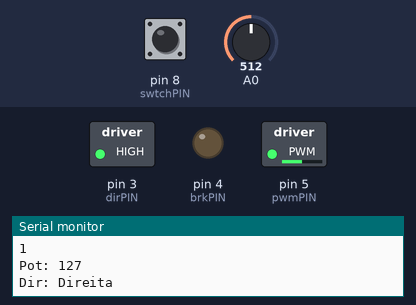
This sketch was run on a simulated Arduino Uno, built with avr-gcc and run on an emulated ATmega328P. Parts: switched loads named in the sketch (green lamp = pin HIGH), output pins drawn as LEDs (lit = HIGH), the last lines printed to the serial monitor. The inputs (shaded band) are chosen by the test bench; at power-on: pin 8 (swtchPIN) HIGH, A0 = 512.

Above: at 1.2 s.
1.3 s: pin 8 (swtchPIN) pulled LOW for 0.15 s
At 2.4 s:
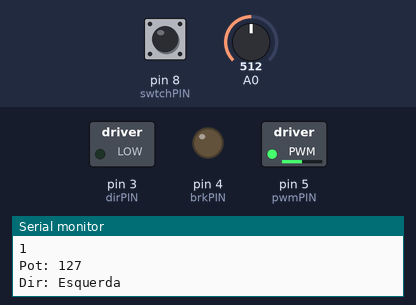
3.0 s: A0 set to 716
At 3.9 s:
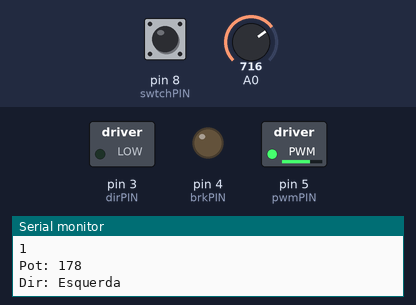
4.5 s: A0 set to 900
At 5.4 s:
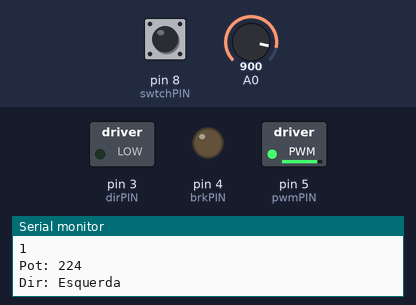
6.0 s: pin 8 (swtchPIN) pulled LOW for 1 s
At 7.9 s:
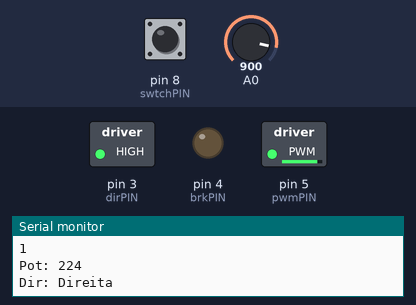
8.5 s: A0 set to 122
At 9.3 s:
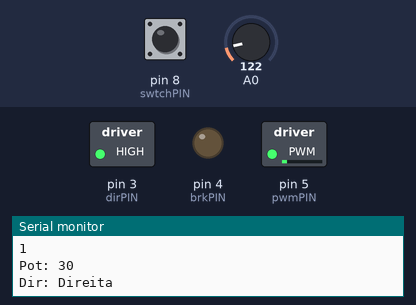
10.0 s: pin 8 (swtchPIN) pulled LOW for 0.15 s
At 10.9 s:
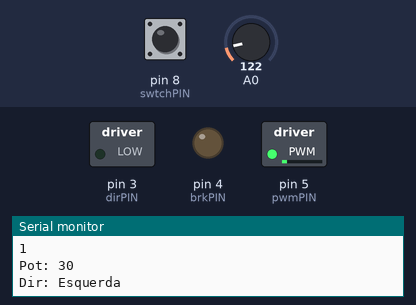
Timing chart, 0 to 12.6 s (numbered marks = the images above; inputs shaded):
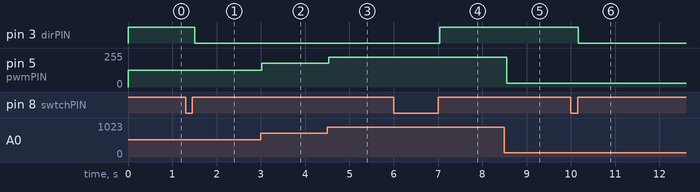

Measured:
- after the input at 1.3 s, pin 3 (dirPIN): HIGH → LOW after 0.21 s
- after the input at 3.0 s, pin 5 (pwmPIN): 127/255 → 178/255 at once
- after the input at 4.5 s, pin 5 (pwmPIN): 178/255 → 224/255 at once
- after the input at 6.0 s, pin 3 (dirPIN): LOW → HIGH after 1.0 s
- after the input at 8.5 s, pin 5 (pwmPIN): 224/255 → 30/255 after 0.05 s
- after the input at 10.0 s, pin 3 (dirPIN): HIGH → LOW after 0.16 s

The sketch:

DC_Motor_LMD18200.ino
```cpp
int dirPIN=3;
int pwmPIN=5;
int brkPIN=4;
int swtchPIN=8;

int ledState = HIGH;         // the current state of the output pin
int buttonState;             // the current reading from the input pin
int lastButtonState = LOW;   // the previous reading from the input
int button = LOW;
int dir=LOW;

long lastDebounceTime = 0;  // the last time the output pin was toggled
long debounceDelay = 50;

void setup(){
  pinMode(dirPIN,OUTPUT);
  pinMode(brkPIN,OUTPUT);
  pinMode(pwmPIN,OUTPUT);
  pinMode(swtchPIN,INPUT);
  Serial.begin(9600);
}

void loop(){
  int pot =map(analogRead(A0),0,1023,0,255);

  digitalWrite(brkPIN,LOW);

  int lastState=buttonState;
  buttonState=digitalRead(swtchPIN);
  Serial.println(buttonState);
  if(buttonState!=lastState && buttonState){
    button=!button;
    Serial.println(buttonState);
  }
  //digitalWrite(dirPIN,buttonState);

  digitalWrite(dirPIN,button);
  Serial.print("Pot: ");
  Serial.println(pot);
  Serial.print("Dir: ");
  if(button)
    Serial.println("Direita");
  else
    Serial.println("Esquerda");
  analogWrite(pwmPIN,pot);
  delay(100);


}
```
